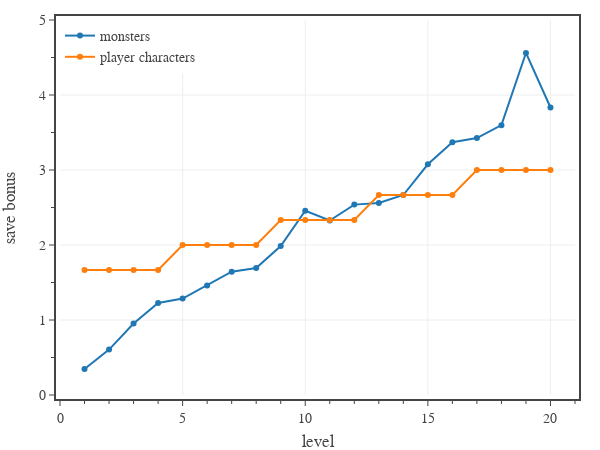

The notebook cell saved with this chart:
### Code cell
# plots average save bonus 

pc = {
    'level':      [ 1, 2, 3, 4, 5, 6, 7, 8, 9,10,11,12,13,14,15,16,17,18,19,20],
    'attack mod': [ 3, 3, 3, 4, 4, 4, 4, 5, 5, 5, 5, 5, 5, 5, 5, 5, 5, 5, 5, 5],
    'prof bonus': [ 2, 2, 2, 2, 3, 3, 3, 3, 4, 4, 4, 4, 5, 5, 5, 5, 6, 6, 6, 6],
    'ability mod': {
        'ability 1': [ 3, 3, 3, 3, 3, 3, 3, 3, 3, 3, 3, 3, 3, 3, 3, 3, 3, 3, 3, 3],
        'ability 2': [ 3, 3, 3, 3, 3, 3, 3, 3, 3, 3, 3, 3, 3, 3, 3, 3, 3, 3, 3, 3],
        'ability 3': [ 3, 3, 3, 3, 3, 3, 3, 3, 3, 3, 3, 3, 3, 3, 3, 3, 3, 3, 3, 3],
        'ability 4': [-1,-1,-1,-1,-1,-1,-1,-1,-1,-1,-1,-1,-1,-1,-1,-1,-1,-1,-1,-1],
        'ability 5': [-1,-1,-1,-1,-1,-1,-1,-1,-1,-1,-1,-1,-1,-1,-1,-1,-1,-1,-1,-1],
        'ability 6': [-1,-1,-1,-1,-1,-1,-1,-1,-1,-1,-1,-1,-1,-1,-1,-1,-1,-1,-1,-1],
    },
    'save mod': [ 0, 0, 0, 0, 0, 0, 0, 0, 0, 0, 0, 0, 0, 0, 0, 0, 0, 0, 0, 0]
}
pc['save dc'] = [8 + pc['attack mod'][i] + pc['prof bonus'][i] for i in range(20)]
for i in range(20):
    pc['save mod'][i] = np.mean([pc['ability mod'][ability][i] for ability in pc['ability mod']])
pc['save bonus'] = [pc['save mod'][i] + pc['prof bonus'][i]/3 for i in range(20)]

dfD = pd.read_csv('../../assets/data/dmg-targets.csv') # 'CR','PB','AC','AB','DC'
dfD = dfD[dfD['CR'].between(1, 20)]

dfM = df0[df0['CR'].between(1,20)]
dfM['Ave Mod'] = dfM.apply(lambda row: average_ability_mod(row), axis=1)
dfM = dfM[['CR','Ave Mod']].groupby('CR').mean().reset_index()
dfM.sort_values(by='CR', inplace=True)

# create figure
fig = go.Figure(
    layout=go.Layout(
        template=TFB_TEMPLATE,
        margin=dict(l=60, r=25, b=55, t=20, pad=4),
        xaxis=dict(
            title_text='level',
            range=[0,21],
            tick0=0, dtick=5,
            minor=dict(tick0=0, dtick=1),
        ),
        yaxis=dict(
            title_text='save bonus',
            range=[0,5],
            tick0=0, dtick=1,
            minor=dict(tick0=0, dtick=0.5),
        ),
        legend=dict(
            xanchor='left', yanchor='top',
            x=0.00, y=1.00,
            orientation='v',
            tracegroupgap=0,
        )
    )
)


# plot monster save DCs
fig.add_trace(go.Scatter(
    x=np.array(pc['level']), 
    y=np.array(dfM['Ave Mod']),
    mode='markers+lines', 
    name='monsters',
    hovertemplate=
        'Level %{x}<br>'+
        'Save Bonus %{y:,.0f}' + 
        '<extra></extra>'
))

# plot player character save DCs
fig.add_trace(go.Scatter(
    x=np.array(pc['level']), 
    y=np.array(pc['save bonus']),
    mode='markers+lines', 
    name='player characters',
    hovertemplate=
        'Level %{x}<br>'+
        'Save Bonus %{y:,.0f}' + 
        '<extra></extra>'
))

# show figure
fig.update_layout(width=600, height=450)
fig.show(config=TFB_CONFIG)

# save figures
if SAVEFIGS:
    fig.update_layout(autosize=True, width=None, height=None)
    save_fig_html(fig, format='large', name=f'./fig-save-bonus-vs-level-large')
    save_fig_html(fig, format='small', name=f'./fig-save-bonus-vs-level-small')

### Figure 1 — Plotly figure (JSON) as saved in the notebook; plotly's stock layout.template omitted (floating-point values rounded to 4 significant figures)
{"data": [{"hovertemplate": "Level %{x}<br>Save Bonus %{y:,.0f}<extra></extra>", "mode": "markers+lines", "name": "monsters", "type": "scatter", "x": [1, 2, 3, 4, 5, 6, 7, 8, 9, 10, 11, 12, 13, 14, 15, 16, 17, 18, 19, 20], "y": [0.3474, 0.6056, 0.9524, 1.226, 1.286, 1.46, 1.644, 1.692, 1.986, 2.457, 2.327, 2.538, 2.56, 2.667, 3.076, 3.37, 3.426, 3.598, 4.561, 3.833]}, {"hovertemplate": "Level %{x}<br>Save Bonus %{y:,.0f}<extra></extra>", "mode": "markers+lines", "name": "player characters", "type": "scatter", "x": [1, 2, 3, 4, 5, 6, 7, 8, 9, 10, 11, 12, 13, 14, 15, 16, 17, 18, 19, 20], "y": [1.667, 1.667, 1.667, 1.667, 2, 2, 2, 2, 2.333, 2.333, 2.333, 2.333, 2.667, 2.667, 2.667, 2.667, 3, 3, 3, 3]}], "layout": {"height": 450, "legend": {"orientation": "v", "tracegroupgap": 0, "x": 0, "xanchor": "left", "y": 1, "yanchor": "top"}, "margin": {"b": 55, "l": 60, "pad": 4, "r": 25, "t": 20}, "width": 600, "xaxis": {"dtick": 5, "minor": {"dtick": 1, "tick0": 0}, "range": [0, 21], "tick0": 0, "title": {"text": "level"}}, "yaxis": {"dtick": 1, "minor": {"dtick": 0.5, "tick0": 0}, "range": [0, 5], "tick0": 0, "title": {"text": "save bonus"}}}}
